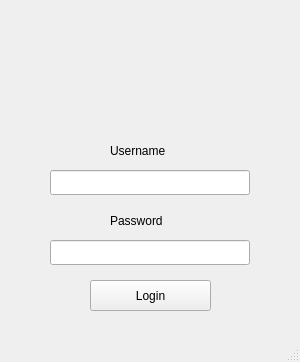
<?xml version="1.0" encoding="UTF-8"?>
<ui version="4.0">
 <class>MainWindow</class>
 <widget class="QMainWindow" name="MainWindow">
  <property name="geometry">
   <rect>
    <x>0</x>
    <y>0</y>
    <width>300</width>
    <height>362</height>
   </rect>
  </property>
  <property name="windowTitle">
   <string>Login</string>
  </property>
  <widget class="QWidget" name="centralwidget">
   <widget class="QLabel" name="label_logo">
    <property name="geometry">
     <rect>
      <x>90</x>
      <y>10</y>
      <width>101</width>
      <height>81</height>
     </rect>
    </property>
    <property name="text">
     <string/>
    </property>
   </widget>
   <widget class="QLabel" name="label">
    <property name="geometry">
     <rect>
      <x>110</x>
      <y>140</y>
      <width>81</width>
      <height>21</height>
     </rect>
    </property>
    <property name="font">
     <font>
      <pointsize>9</pointsize>
     </font>
    </property>
    <property name="text">
     <string>Username</string>
    </property>
   </widget>
   <widget class="QLabel" name="label_2">
    <property name="geometry">
     <rect>
      <x>110</x>
      <y>210</y>
      <width>81</width>
      <height>21</height>
     </rect>
    </property>
    <property name="font">
     <font>
      <pointsize>9</pointsize>
     </font>
    </property>
    <property name="text">
     <string>Password</string>
    </property>
   </widget>
   <widget class="QPushButton" name="pushButton_login">
    <property name="geometry">
     <rect>
      <x>90</x>
      <y>280</y>
      <width>121</width>
      <height>31</height>
     </rect>
    </property>
    <property name="font">
     <font>
      <pointsize>9</pointsize>
     </font>
    </property>
    <property name="text">
     <string>Login</string>
    </property>
   </widget>
   <widget class="QLineEdit" name="lineEdit_username">
    <property name="geometry">
     <rect>
      <x>50</x>
      <y>170</y>
      <width>200</width>
      <height>25</height>
     </rect>
    </property>
    <property name="font">
     <font>
      <pointsize>9</pointsize>
     </font>
    </property>
    <property name="alignment">
     <set>Qt::AlignCenter</set>
    </property>
   </widget>
   <widget class="QLineEdit" name="lineEdit_password">
    <property name="geometry">
     <rect>
      <x>50</x>
      <y>240</y>
      <width>200</width>
      <height>25</height>
     </rect>
    </property>
    <property name="font">
     <font>
      <pointsize>9</pointsize>
     </font>
    </property>
    <property name="echoMode">
     <enum>QLineEdit::Password</enum>
    </property>
    <property name="alignment">
     <set>Qt::AlignCenter</set>
    </property>
   </widget>
  </widget>
  <widget class="QMenuBar" name="menubar">
   <property name="geometry">
    <rect>
     <x>0</x>
     <y>0</y>
     <width>300</width>
     <height>26</height>
    </rect>
   </property>
  </widget>
  <widget class="QStatusBar" name="statusbar"/>
 </widget>
 <resources/>
 <connections/>
</ui>
